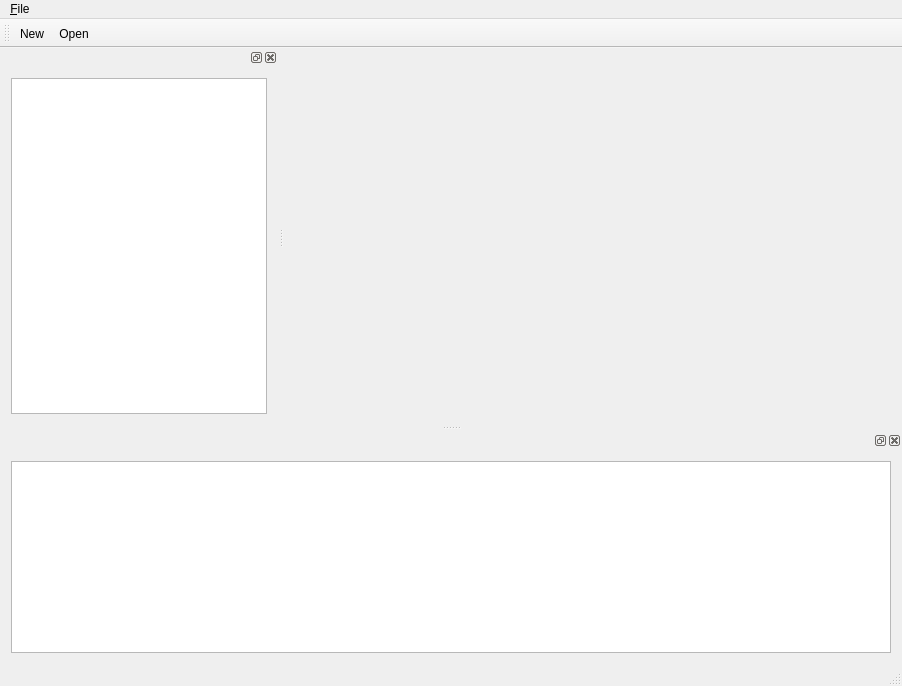
<?xml version="1.0" encoding="UTF-8"?>
<ui version="4.0">
 <class>MainWindow</class>
 <widget class="QMainWindow" name="MainWindow">
  <property name="geometry">
   <rect>
    <x>0</x>
    <y>0</y>
    <width>902</width>
    <height>686</height>
   </rect>
  </property>
  <property name="windowTitle">
   <string>MainWindow</string>
  </property>
  <widget class="QWidget" name="centralWidget">
   <layout class="QHBoxLayout" name="horizontalLayout_2">
    <item>
     <widget class="QTabWidget" name="editorTabs">
      <property name="currentIndex">
       <number>-1</number>
      </property>
      <property name="documentMode">
       <bool>true</bool>
      </property>
      <property name="tabsClosable">
       <bool>true</bool>
      </property>
      <property name="movable">
       <bool>true</bool>
      </property>
     </widget>
    </item>
   </layout>
  </widget>
  <widget class="QMenuBar" name="menuBar">
   <property name="geometry">
    <rect>
     <x>0</x>
     <y>0</y>
     <width>902</width>
     <height>25</height>
    </rect>
   </property>
   <widget class="QMenu" name="menu_File">
    <property name="title">
     <string>&amp;File</string>
    </property>
    <addaction name="action_New"/>
    <addaction name="action_Open"/>
    <addaction name="action_Quit"/>
   </widget>
   <addaction name="menu_File"/>
  </widget>
  <widget class="QToolBar" name="mainToolBar">
   <attribute name="toolBarArea">
    <enum>TopToolBarArea</enum>
   </attribute>
   <attribute name="toolBarBreak">
    <bool>false</bool>
   </attribute>
   <addaction name="action_New"/>
   <addaction name="action_Open"/>
  </widget>
  <widget class="QStatusBar" name="statusBar"/>
  <widget class="QDockWidget" name="leftDock">
   <attribute name="dockWidgetArea">
    <number>1</number>
   </attribute>
   <widget class="QWidget" name="leftDockContents">
    <layout class="QVBoxLayout" name="verticalLayout">
     <item>
      <widget class="QTreeView" name="treeView"/>
     </item>
    </layout>
   </widget>
  </widget>
  <widget class="QDockWidget" name="bottomDock">
   <attribute name="dockWidgetArea">
    <number>8</number>
   </attribute>
   <widget class="QWidget" name="bottomDockContents">
    <layout class="QHBoxLayout" name="horizontalLayout">
     <item>
      <widget class="QTextEdit" name="outputTextEdit"/>
     </item>
    </layout>
   </widget>
  </widget>
  <action name="action_Quit">
   <property name="text">
    <string>&amp;Quit</string>
   </property>
   <property name="shortcut">
    <string>Ctrl+Q</string>
   </property>
  </action>
  <action name="action_Open">
   <property name="text">
    <string>&amp;Open</string>
   </property>
   <property name="shortcut">
    <string>Ctrl+O</string>
   </property>
  </action>
  <action name="action_New">
   <property name="text">
    <string>&amp;New</string>
   </property>
   <property name="shortcut">
    <string>Ctrl+N</string>
   </property>
  </action>
 </widget>
 <layoutdefault spacing="6" margin="11"/>
 <resources/>
 <connections/>
</ui>
